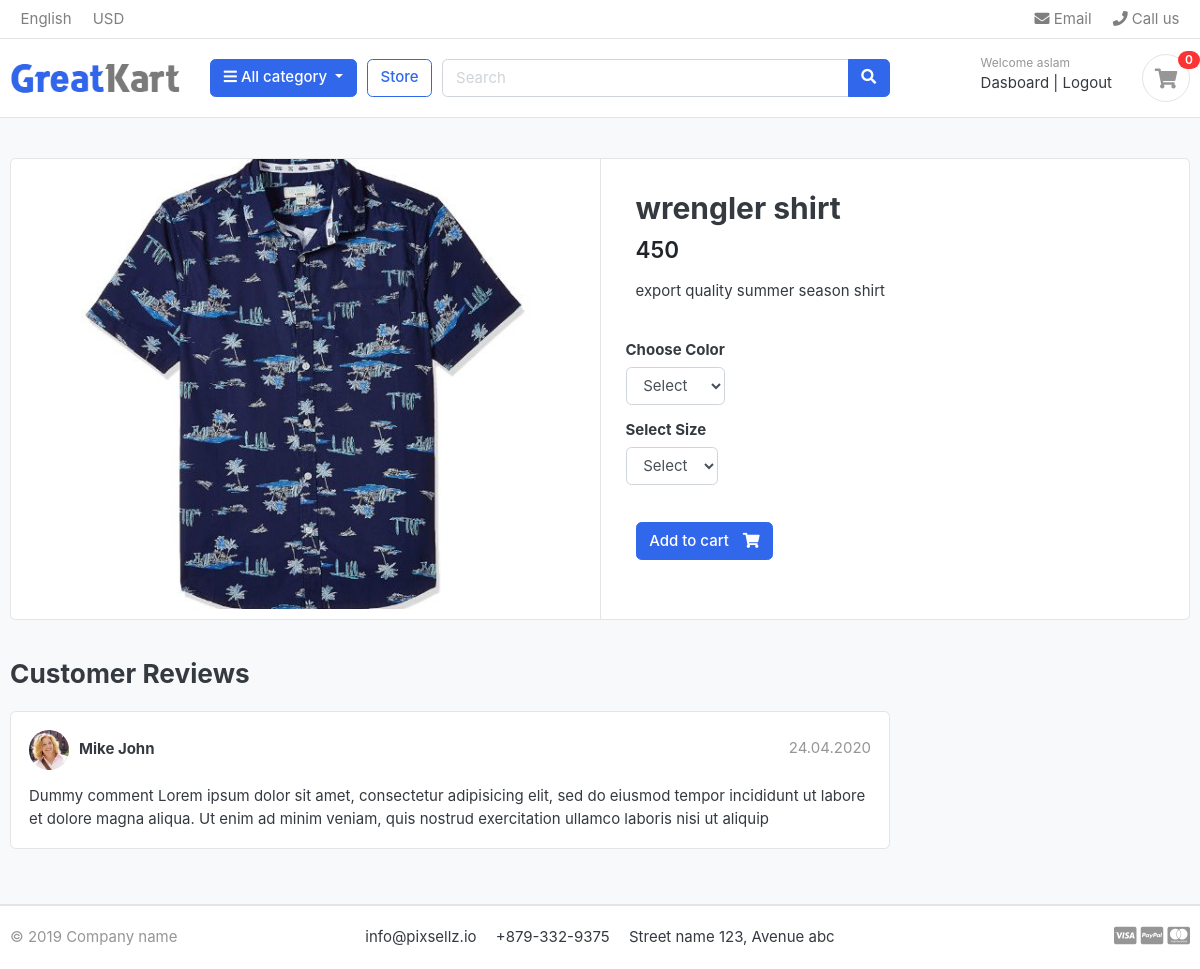
Screenshot of /store/category/shirt/wrengler-shirt/ (signed in) with the database file from the repository.
### accounts/models.py (models this page shows, shortened)
class Account(AbstractBaseUser):
    first_name = models.CharField(max_length=50)
    last_name = models.CharField(max_length=50)
    username = models.CharField(max_length=50, unique=True)
    email = models.EmailField(max_length=50, unique=True)
    phone_number = models.CharField(max_length=50)
    date_joined = models.DateTimeField(auto_now_add=True)
    last_login = models.DateTimeField(auto_now=True)
    is_admin = models.BooleanField(default=False)
    is_staff = models.BooleanField(default=False)
    is_active = models.BooleanField(default=False)
    is_superadmin = models.BooleanField(default=False)
    USERNAME_FIELD = 'email'
    REQUIRED_FIELDS = ['username', 'first_name', 'last_name', 'phone_number']  # ✅ Add phone_number here too
    objects = MyAccountManager()

### store/models.py (models this page shows, shortened)
class Product(models.Model):
    product_name = models.CharField(max_length=200, unique=True)
    slug = models.SlugField(max_length=200, unique=True)
    description = models.TextField(max_length=500, blank=True)
    price = models.IntegerField()
    images = models.ImageField(upload_to='photos/products')
    stock = models.IntegerField()
    is_available = models.BooleanField(default=True)
    category = models.ForeignKey(Category, on_delete=models.CASCADE)
    created_date = models.DateField(auto_now_add=True)
    modified_date = models.DateField(auto_now=True)

### store/views.py (the view)
# urls.py: path('category/<slug:category_slug>/<slug:product_slug>/', views.product_detail, name='product_detail'),
def product_detail(request, category_slug, product_slug):
    try:
        single_product = Product.objects.get(category__slug=category_slug, slug=product_slug)
        in_cart = CartItem.objects.filter(cart__cart_id=_cart_id(request), product=single_product).exists()
    except Exception as e:
        raise e  # You can also log or handle this more gracefully
    context = {
        'single_product': single_product,
        'in_cart': in_cart,  # ✅ Changed 'In_Cart' to 'in_cart' for consistency
    }
    return render(request, 'store/product_detail.html', context)

### carts/context_processors.py (called while the page is built)
def counter(request):
    cart_count = 0
    if 'admin' in request.path:  # Fixed syntax
        return {}
    else:
        try:
            cart = Cart.objects.filter(cart_id=_cart_id(request)).first()  # Use .first() to get one cart object
            if cart:
                cart_items = CartItem.objects.filter(cart=cart)  # Correct model name and usage
                for cart_item in cart_items:  # Fixed syntax
                    cart_count += cart_item.quantity
        except Cart.DoesNotExist:  # Technically not raised by .filter(), but keeping as you have it
            cart_count = 0
        return dict(cart_count=cart_count)  # Always return a context dictionary

### carts/views.py (called while the page is built)
def _cart_id(request):
    cart = request.session.session_key
    if not cart:
        request.session.create()
        cart = request.session.session_key
    return cart

### category/context_processors.py (called while the page is built)
def menu_links(request):
    links = Category.objects.all()
    return  dict(links = links)

### category/models.py (called while the page is built)
    def get_url(self):
        return reverse('products_by_category', args=[self.slug])

### store/models.py (called while the page is built)
    def colors(self):
        return super (VariationManager,self).filter(variation_category='color', is_active=True)

    def sizes(self):
        return super (VariationManager,self).filter(variation_category='size', is_active=True)

### templates/store/product_detail.html (shortened to what this page needs)
{% extends 'base.html' %}
{%  load static %}
{% block content %}
<section class="section-content padding-y bg">
<div class="container">
<div class="card">
	<div class="row no-gutters">
		<aside class="col-md-6">
<article class="gallery-wrap">
	<div class="img-big-wrap">
	   <a href="#"><img src="{{ single_product.images.url}}"></a>
	</div>
</article>
		</aside>
		<main class="col-md-6 border-left">
<form action=" {% url 'add_cart' single_product.id %}"  method="POST">
<article class="content-body">
<h2 class="title">{{ single_product.product_name }}</h2>
<div class="mb-3">
	<var class="price h4">{{ single_product.price}}</var>
</div>
<p>{{ single_product.description }}</p>
<br>
<div class="row">
    <div class="item-option-select">
        <h6>Choose Color</h6>
        <select name="color" class="form-control required">
            <option disabled selected>Select</option>
        </select>
    </div>
</div>
	 <div class="row">
		<div class="item-option-select">
			<h6>Select Size</h6>
	<select name="size"  class= "form-control">
		<option disabled selected>Select</option>
			</select>
		</div>
	</div>
<br>
{% if single_product.stock <= 0 %}
    <h5 class='text-danger'>Out Of Stock</h5>
{% else %}
        <button type='submit'class="btn btn-primary">
            <span class="text">Add to cart</span>
            <i class="fas fa-shopping-cart"></i>
		</button>
{% endif %}
</article>
</form>
</main>
</div>
</div>
<br>
<div class="row">
			<div class="col-md-9">
	<header class="section-heading">
		<h3>Customer Reviews </h3>
	</header>
	<article class="box mb-3">
		<div class="icontext w-100">
			<img src="{%  static './images/avatars/avatar1.jpg' %}" class="img-xs icon rounded-circle">
			<div class="text">
				<span class="date text-muted float-md-right">24.04.2020 </span>
				<h6 class="mb-1">Mike John </h6>
			</div>
		</div>
		<div class="mt-3">
			<p>
				Dummy comment Lorem ipsum dolor sit amet, consectetur adipisicing elit, sed do eiusmod
				tempor incididunt ut labore et dolore magna aliqua. Ut enim ad minim veniam,
				quis nostrud exercitation ullamco laboris nisi ut aliquip
			</p>
		</div>
	</article>
	</div>
</div>
</div>
</section>
{%  endblock%}

### templates/includes/navbar.html (shortened to what this page needs)
{%load static%}
<header class="section-header">
<nav class="navbar p-md-0 navbar-expand-sm navbar-light border-bottom">
<div class="container">
  <div class="collapse navbar-collapse" id="navbarTop4">
    <ul class="navbar-nav mr-auto">
    	<li class="nav-item dropdown">
		 	<a href="#" class="nav-link">English</a>
		</li>
		<li class="nav-item dropdown">
			<a href="#" class="nav-link">USD</a>
		</li>
    </ul>
    <ul class="navbar-nav">
		<li><a href="#" class="nav-link"><i class="fa fa-envelope"></i> Email</a></li>
		<li><a href="#" class="nav-link"><i class="fa fa-phone"></i> Call us</a></li>
	</ul>
  </div>
</div>
</nav>
<section class="header-main border-bottom">
<div class="container">
<div class="row align-items-center">
	<div class="col-lg-2 col-md-3 col-6">
		<a href="{% url 'home' %}" class="brand-wrap">
			<img class="logo" src="{% static 'images/logo.png' %}">
		</a>
	</div>
	<div class="col-lg col-sm col-md col-6 flex-grow-0">
		<div class="category-wrap dropdown d-inline-block float-right">
			<button type="button" class="btn btn-primary dropdown-toggle" data-toggle="dropdown">
				<i class="fa fa-bars"></i> All category
			</button>
		</div>
	</div>
	<a href="{% url 'store' %}" class="btn btn-outline-primary">Store</a>
	<div class="col-lg col-md-6 col-sm-12 col">
		<form action="{% url 'search' %}" class="search" method="GET">
			<div class="input-group w-100">
			    <input type="text" class="form-control" style="width:60%;" placeholder="Search" name ="keyword">
			    <div class="input-group-append">
			      <button class="btn btn-primary" type="submit">
			        <i class="fa fa-search"></i>
			      </button>
			    </div>
		    </div>
		</form>
	</div>
	<div class="col-lg-3 col-sm-6 col-8 order-2 order-lg-3">
		<div class="d-flex justify-content-end mb-3 mb-lg-0">
			{% if user.id is None %}
			<div class="widget-header">
				<small class="title text-muted">Welcome guest!</small>
				<div>
					<a href="{% url 'login' %}">Sign in</a> <span class="dark-transp"> | </span>
					<a href="{% url 'register' %}">Register</a>
				</div>
			</div>
			{% else %}
              <div class="widget-header">
				<small class="title text-muted">Welcome {{user.first_name}}</small>
				<div>
					<a href="{% url 'dashboard' %}">Dasboard</a> <span class="dark-transp"> | </span>
					<a href="{% url 'logout' %}">Logout</a>
				</div>
			</div>
			{% endif%}
		<a href="{% url 'cart' %}" class="widget-header pl-3 ml-3">
    <div class="icon icon-sm rounded-circle border"><i class="fa fa-shopping-cart"></i></div>
    <span class="badge badge-pill badge-danger notify">{{ cart_count }}</span>
</a>
		</div>
	</div>
</div>
</div>
</section>
</header>

### greatkart/static/css/ui.css (style rules this page uses)
html { font-family: "Inter", sans-serif; font-size: 15px; }
.content-body { flex: 1 1 auto; padding: 2rem 2.3rem; }
.icon-xs, .icon-sm, .icon-md, .icon-lg { display: inline-block; text-align: center; flex-shrink: 0; flex-grow: 0; }
.icon-sm { width: 48px; height: 48px; line-height: 48px !important; font-size: 20px; }
.img-xs, .img-sm, .img-md, .img-lg { -o-object-fit: cover; object-fit: cover; flex-shrink: 0; flex-grow: 0; }
.img-xs { width: 40px; height: 40px; }
.padding-y { padding-top: 40px; padding-bottom: 40px; }
var { font-style: normal; }
article:after, .form-group:after { display: block; clear: both; content: ""; }
.bg { background-color: #f8f9fa; }
.section-heading { margin-bottom: 20px; margin-top: 15px; }
p:last-child { margin-bottom: 0; }
.header-main { position: relative; padding-top: 1rem; padding-bottom: 1rem; }
.brand-wrap .logo, .navbar-brand .logo { margin-right: 7px; max-height: 42px; display: inline-block; }
.widget-header { display: inline-block; vertical-align: middle; position: relative; }
.widget-header a { color: #343a40; }
.widget-header i { color: #969696; }
.widget-header .title { display: block; }
.widget-header .notify { position: absolute; top: -3px; right: -10px; }
.btn .text + i { margin-left: 10px; }
.icontext { display: inline-flex; align-items: center; vertical-align: middle; }
.icontext .text { width: 100%; line-height: 1.2; }
.icontext .icon { position: relative; margin-right: 10px; flex-shrink: 0; flex-grow: 0; }
.notify { position: absolute; top: -4px; right: -10px; display: inline-block; padding: 0.25em 0.6em; font-size: 12px; line-height: 1; text-align: center; border-radius: 3rem; color: #fff; background-color: #fa3434; }
.price { font-weight: 600; color: #212529; }
.box { padding: 18px; background: #fff; border-radius: 0.37rem; border: 1px solid #e4e4e4; }
.box img { max-width: 100%; }
.gallery-wrap .img-big-wrap { margin-bottom: 10px; border-radius: 0.37rem; overflow: hidden; background-color: #fff; }
.gallery-wrap .img-big-wrap a { text-align: center; display: block; }
.gallery-wrap .img-big-wrap img { height: 450px; width: auto; display: inline-block; }
.item-option-select { margin-bottom: 1rem; display: inline-block; margin-right: 15px; }

### rows the page displays
Account: first_name "aslam"
Product: images (picture), product_name "wrengler shirt", price "450", description "export quality summer season shirt"

### other values shown
{{ cart_count }} "0"
